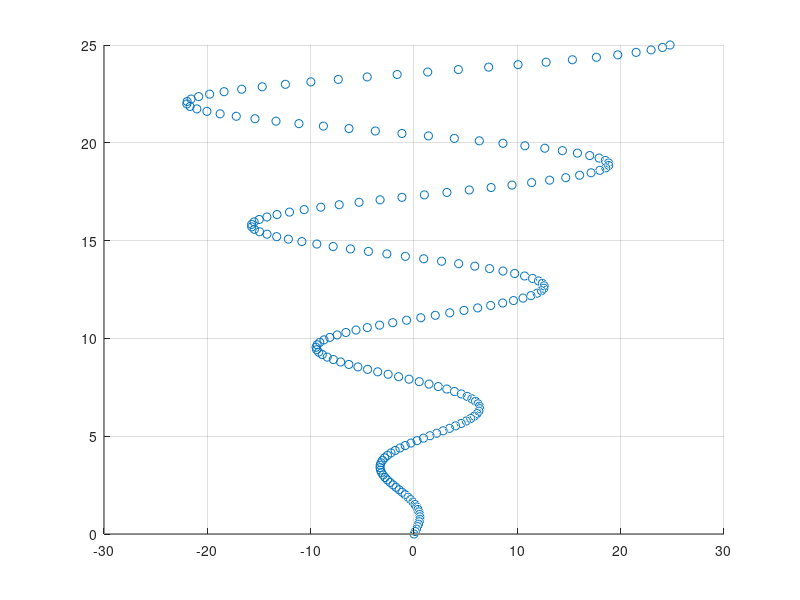

This chart was generated by the following MATLAB code: (Note: this script raises an error after producing the figure.)
%% Max Kramer
% I affirm that I have adhered to the honor code on this assignment

%%
% _Hello again, scientist! I'll do all my writing in italics, and problems for you will be in *bold.*
% Comment your code, and_ explain your ideas in plaintext. _As a general rule, I expect
% you to do at least as much writing as I do. Code should be part of your solution, but
% I expect variables to be clear and explanation to involve complete sentences.
% Cite your sources; if you work with someone in the class on a problem,
% that's an extremely important source. Don't work alone._

%% Problem 12.3.
% _*Reread Lay p.342, "An Orthogonal Projection."*_ 

C = csvread("corkscrew.csv");
scatter3(C(1,:),C(2,:),C(3,:));

%%
% We can look at this picture from different angles too!

view([45 45])

%%
%

view([0 0])
hold off;

%%
% 

v1 = [0;0;1]; v2 = [0;1;1]; v3=[1;1;-1];

%%
% _Projection matrices are really cool! Let's see what they look like. *Let
% Projv1 be the matrix that projects a point onto Span(v1), Projv2 be the
% matrix that projects onto Span(v2), and Projv3 be the matrix that
% projects onto Span(v3). Show me C, Projv1*C, Projv2*C, and Projv3*C on
% the same set of axes.* If you're stuck: a linear transformation is
% determined by its action on the standard basis. Compute Projv1(e1),
% Projv1(e2), Projv1(e3). I strongly recommend Running this code (hit F5)
% rather than just Publishing it so you can rotate the figure by hand to
% see it from different angles._

Projv1 = [proj(v1,[1;0;0])';proj(v1,[0;1;0])';proj(v1,[0;0;1])']
Projv2 = [proj(v2,[1;0;0])';proj(v2,[0;1;0])';proj(v2,[0;0;1])']
Projv3 = [proj(v3,[1;0;0])';proj(v3,[0;1;0])';proj(v3,[0;0;1])']

C1 = Projv1 * C;
C2 = Projv2 * C;
C3 = Projv3 * C;

scatter3(C(1,:),C(2,:),C(3,:));
hold on
scatter3(C1(1,:),C1(2,:),C1(3,:));
scatter3(C2(1,:),C2(2,:),C2(3,:));
scatter3(C3(1,:),C3(2,:),C3(3,:));


%%
% I used the provided proj.m function to compute the action of each projection matrix on the standard basis for R^3. The resultant matrices, Projv1, Projv2, and Projv3 were then multiplied with C to get C1, C2, and C3. I then used the scatter3() function to show each matrix on the same axes. 

%%
% _*Prove that v2 and v3 are orthogonal.*_

dot(v2,v3)

%%
% The dot product of v2 and v3 (both in R^3) is 0. Therefore, they are orthogonal to each other. 

%%
% _*Reread Lay p.350. Notice that the formula in Theorem 8 is literally
% just the sum of the projection maps. Let W = Span(v2,v3), so ProjW =
% Projv2+Projv3. Plot C, ProjW*C, and (eye(3)-ProjW)*C on the same set of
% axes.* 
% (I did this one in MATLAB, not quite knowing what it would look
% like, and said "that is the coolest shit!" aloud to nobody when I saw the
% answer. view([0 0]) produces a particularly striking figure, but you
% should look at it from other angles too!)_
figure;
scatter3(C(1,:),C(2,:),C(3,:));
hold on

ProjW = Projv2 + Projv3;
CW = ProjW * C;
scatter3(CW(1,:),CW(2,:),CW(3,:));

CEW = (eye(3)-ProjW) * C;
scatter3(CEW(1,:),CEW(2,:),CEW(3,:));

view([0 0])

%%
% The projection matrix ProjW is created by adding together Projv2 and
% Projv3. The projection matrices are then multiplied against C and plotted
% on the same axes. View([0 0]) was used because Steve said it would look
% cool, and it does.